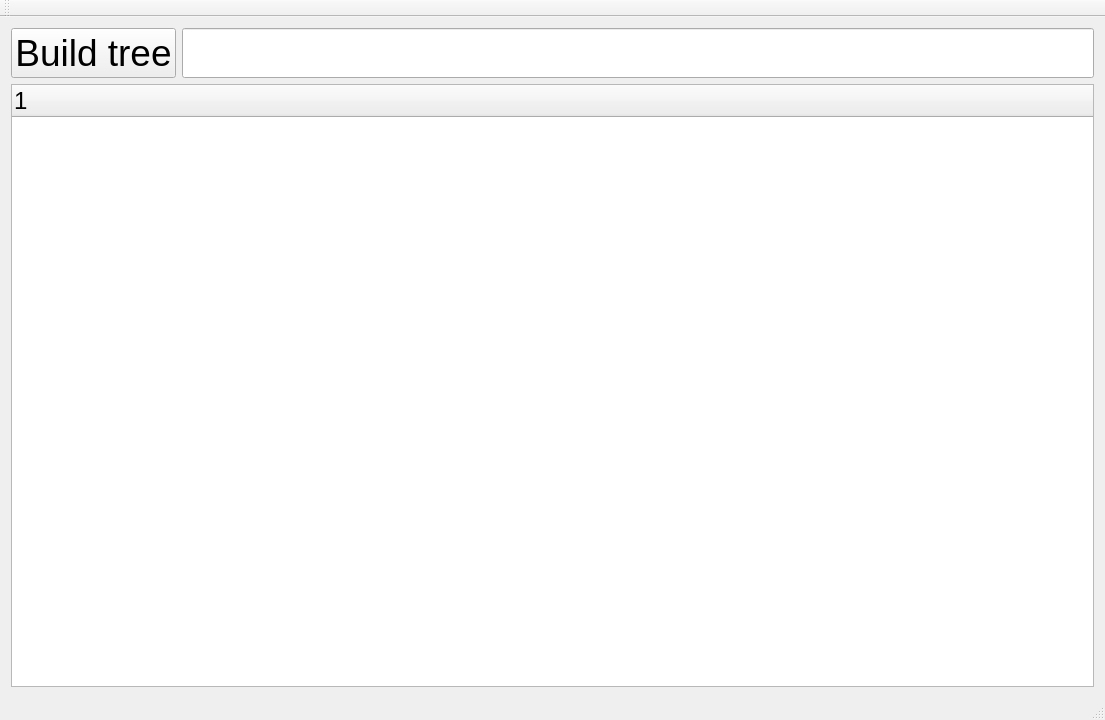
<?xml version="1.0" encoding="UTF-8"?>
<ui version="4.0">
 <class>SequentWorkerClass</class>
 <widget class="QMainWindow" name="SequentWorkerClass">
  <property name="geometry">
   <rect>
    <x>0</x>
    <y>0</y>
    <width>1105</width>
    <height>720</height>
   </rect>
  </property>
  <property name="windowTitle">
   <string>SequentWorker</string>
  </property>
  <widget class="QWidget" name="centralWidget">
   <layout class="QVBoxLayout" name="verticalLayout">
    <item>
     <layout class="QHBoxLayout" name="horizontalLayout">
      <item>
       <widget class="QPushButton" name="pushButton">
        <property name="font">
         <font>
          <family>Arial</family>
          <pointsize>28</pointsize>
          <weight>50</weight>
          <bold>false</bold>
         </font>
        </property>
        <property name="text">
         <string>Build tree</string>
        </property>
       </widget>
      </item>
      <item>
       <widget class="QLineEdit" name="lineEdit">
        <property name="font">
         <font>
          <family>Arial</family>
          <pointsize>28</pointsize>
         </font>
        </property>
       </widget>
      </item>
     </layout>
    </item>
    <item>
     <widget class="QTreeWidget" name="treeWidget">
      <property name="font">
       <font>
        <family>Arial</family>
        <pointsize>18</pointsize>
       </font>
      </property>
      <column>
       <property name="text">
        <string notr="true">1</string>
       </property>
      </column>
     </widget>
    </item>
   </layout>
  </widget>
  <widget class="QMenuBar" name="menuBar">
   <property name="geometry">
    <rect>
     <x>0</x>
     <y>0</y>
     <width>1105</width>
     <height>26</height>
    </rect>
   </property>
  </widget>
  <widget class="QToolBar" name="mainToolBar">
   <attribute name="toolBarArea">
    <enum>TopToolBarArea</enum>
   </attribute>
   <attribute name="toolBarBreak">
    <bool>false</bool>
   </attribute>
  </widget>
  <widget class="QStatusBar" name="statusBar"/>
 </widget>
 <layoutdefault spacing="6" margin="11"/>
 <resources>
  <include location="SequentWorker.qrc"/>
 </resources>
 <connections/>
</ui>
